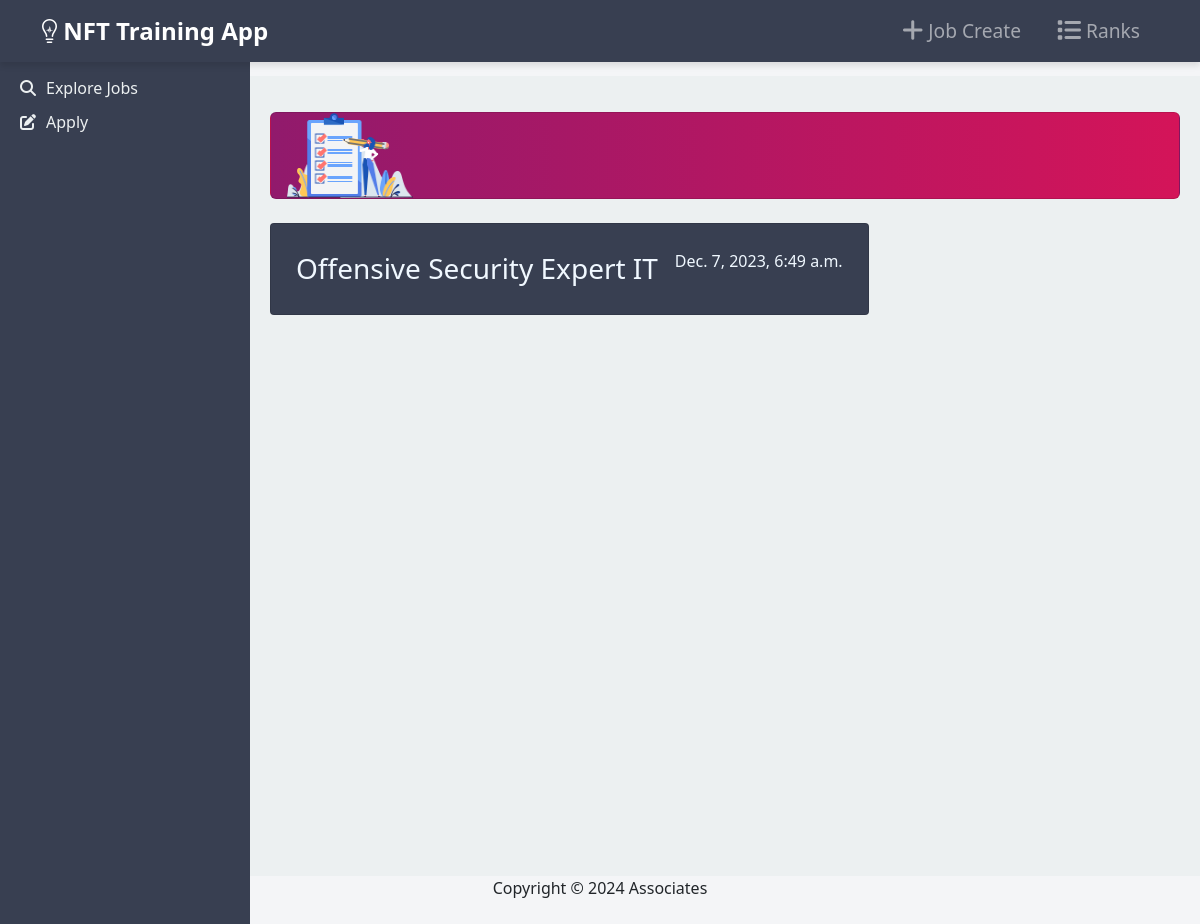
/jobs, run on an earlier commit of the app's database.
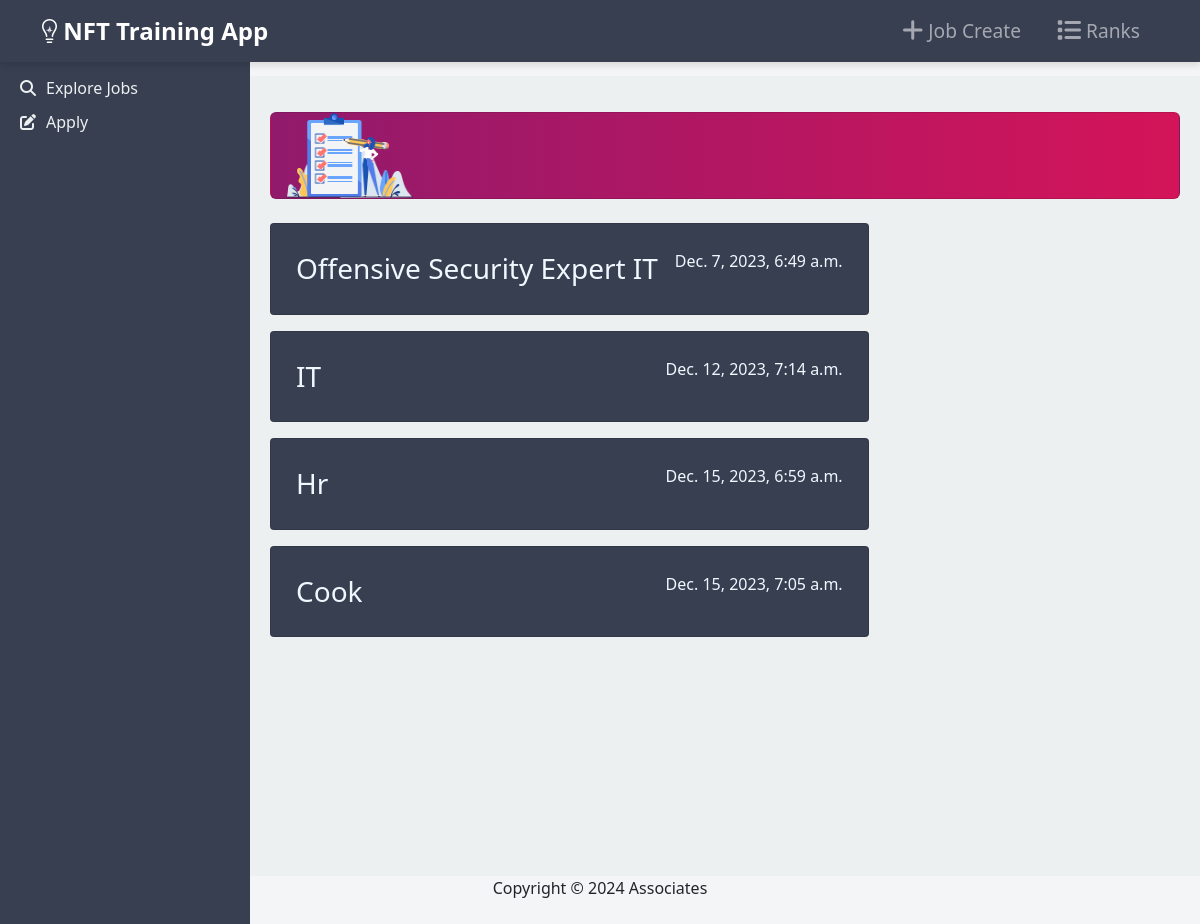
And on a later commit of the database.
### Nftapp/models.py (models this page shows, shortened)
class Job(models.Model):
    title = models.CharField(max_length=255)
    description = models.TextField()
    posted_at = models.DateTimeField(auto_now_add=True)

### Nftapp/views.py (the view)
# urls.py: path('jobs', JobsView.as_view(), name='jobs'),
class JobsView(ListView):
    model = Job
    template_name = 'jobs.html'

### Nftapp/templates/jobs.html (shortened to what this page needs)
{% extends "base.html" %}
{% load crispy_forms_tags %}
{% load static %}
{% block content %}
<div class="row">
    <div class="col-12 grid-margin stretch-card mt-3">
        <div class="card corona-gradient-card">
            <div class="card-body py-0 px-0 px-sm-3">
                <div class="row align-items-center">
                    <div class="col-4 col-sm-3 col-xl-2">
                        <img src="{% static '/images/dashboard/Group126@2x.png' %}" class="gradient-corona-img img-fluid" alt="">
                    </div>
                </div>
            </div>
        </div>
    </div>
</div>
<div class="row">
    <div class="col-xl-8 col-sm-6 ">
        {% for x in object_list %}
        <div class="card mb-3" style="background-color:#383f51;">
            <div class="card-body">
                <div class="d-flex justify-content-between">
                    <h3 class="mb-0">
                        <a href='{% url "job_detail" x.pk %}' style="text-decoration: none; color: aliceblue;">{{ x.title }}</a>
                    </h3>
                    <h6 class="text-right" style="color: aliceblue;">{{ x.posted_at }}</h6>
                </div>
            </div>
        </div>
        {% endfor %}
    </div>
</div>
{% endblock content %}

What changed in the data, as far as the page shows it:
added Job: title "IT", posted_at "Dec. 12, 2023, 7:14 a.m."
added Job: title "Hr", posted_at "Dec. 15, 2023, 6:59 a.m."
added Job: title "Cook", posted_at "Dec. 15, 2023, 7:05 a.m."
